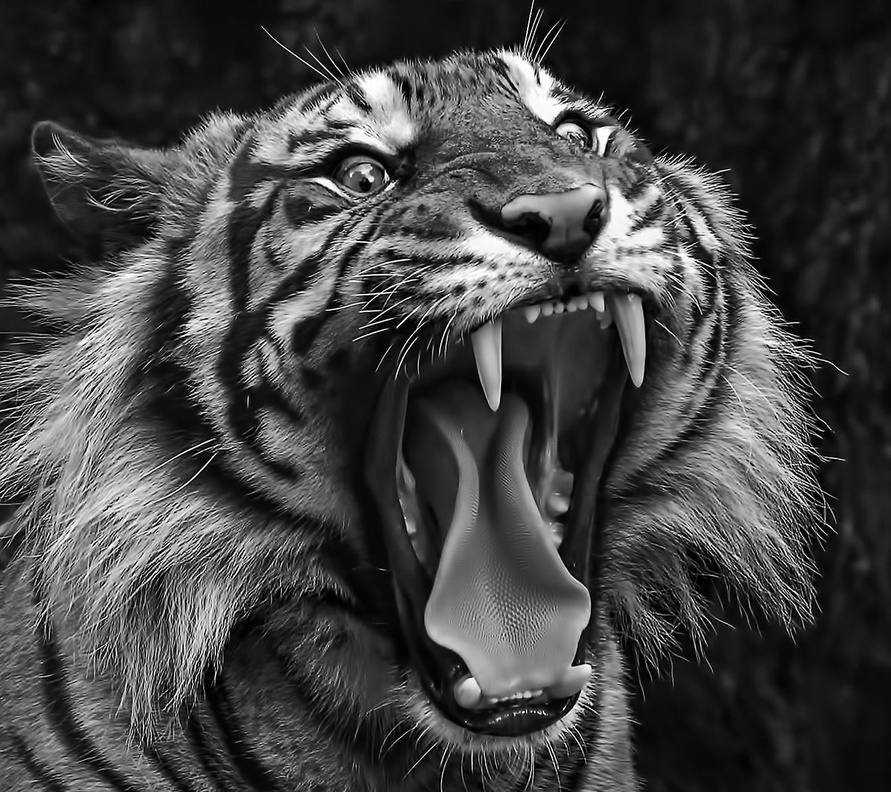
#> input picture Images/task_02/02.jpg, 891 x 792 px, shrunk from 1440 x 1280 before the run, found by its file name
$ python Task02.py
#> lines starting #> are read from the running program, lines starting #| are printed output that depends on the picture
"""
EC7212 – Computer Vision and Image Processing
Take Home Assignment 1 - Task 2
"""

import cv2
import numpy as np
import matplotlib.pyplot as plt
import os


def apply_mean_filter(image, kernel_size):
    return cv2.blur(image, (kernel_size, kernel_size))


def main():
    script_dir = os.path.dirname(os.path.abspath(__file__))
    project_root = os.path.dirname(script_dir)

    # Load image in grayscale
    image_path = os.path.join(project_root, "Images", "task_02", "02.jpg")
    original_image = cv2.imread(image_path, cv2.IMREAD_GRAYSCALE)
#> original_image is the input picture: shape (792, 891); min 0, max 255, mean 68.3

    if original_image is None:
        raise FileNotFoundError(f"Image not found at {image_path}")

    # Apply averaging filters with different kernel sizes
    filtered_3x3 = apply_mean_filter(original_image, 3)
    filtered_10x10 = apply_mean_filter(original_image, 10)
#> call 2 of apply_mean_filter, with kernel_size = 10
#> in apply_mean_filter (call 2), `return cv2.blur(image, (kernel_size, kernel_size))`:
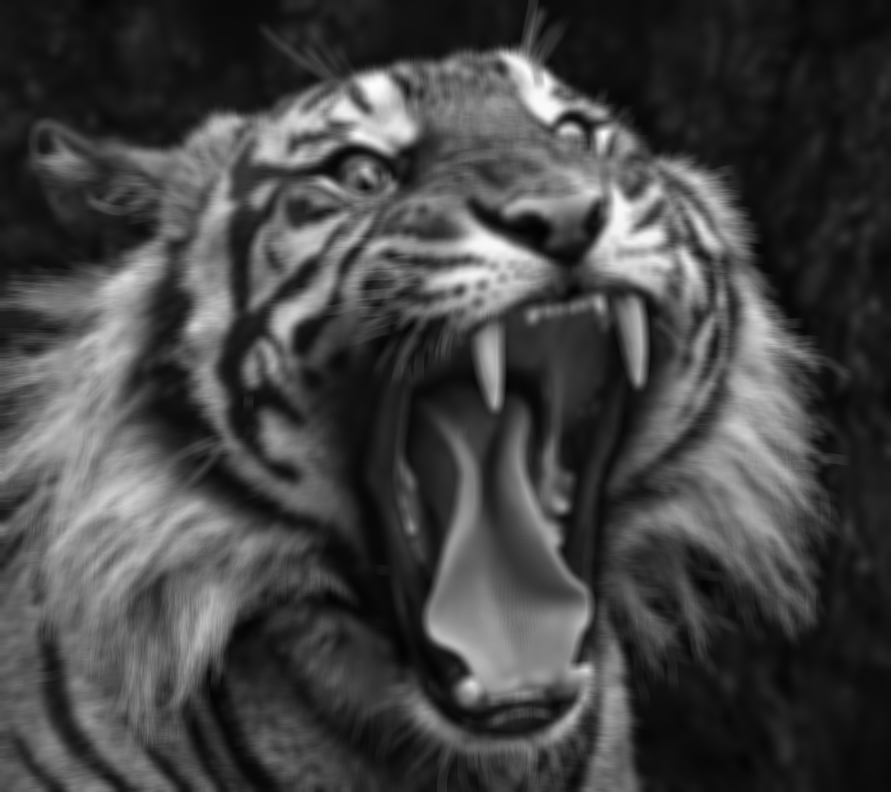
#> returned value: shape (792, 891); min 3, max 252, mean 68.3
    filtered_20x20 = apply_mean_filter(original_image, 20)
#> call 3 of apply_mean_filter, with kernel_size = 20
#> in apply_mean_filter (call 3), `return cv2.blur(image, (kernel_size, kernel_size))`:
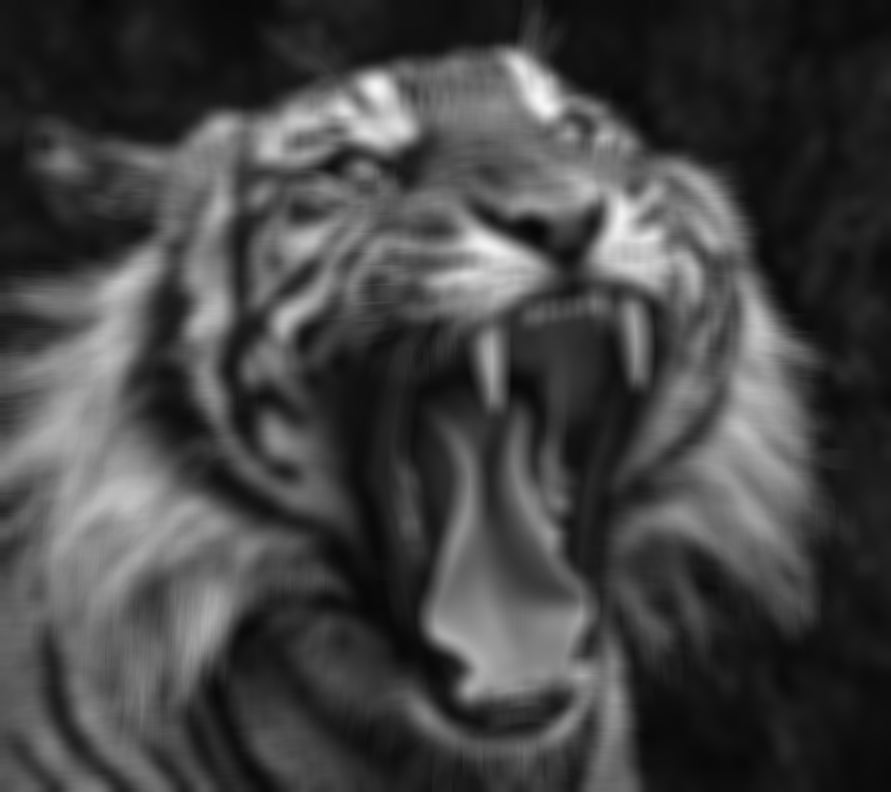
#> returned value: shape (792, 891); min 6, max 246, mean 68.3

    # Prepare data for visualization
    image_titles = ['Original Image', '3×3 Avg Filter', '10×10 Avg Filter', '20×20 Avg Filter']
    processed_images = [original_image, filtered_3x3, filtered_10x10, filtered_20x20]

    # Display the results
    plt.figure(figsize=(16, 4))
    for i in range(4):
        plt.subplot(1, 4, i+1)
        plt.imshow(processed_images[i], cmap='gray')
        plt.title(image_titles[i])
        plt.axis('off')

    plt.tight_layout()
    plt.show()
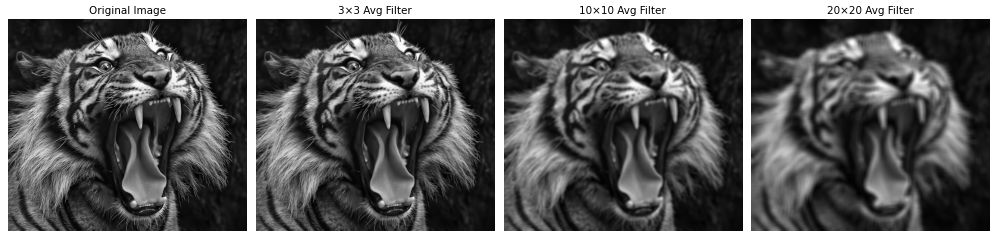
#> figure drawn by matplotlib, 4 panels

    # Create output directory and save results
    results_directory = os.path.join(project_root, "Results", "task_02")
    os.makedirs(results_directory, exist_ok=True)

    # Save smoothed images
    cv2.imwrite(os.path.join(results_directory, "3x3_kernel.png"), filtered_3x3)
    cv2.imwrite(os.path.join(results_directory, "10x10_kernel.png"), filtered_10x10)
    cv2.imwrite(os.path.join(results_directory, "20x20_kernel.png"), filtered_20x20)

    print("Spatial averaging process complete!")
    print(f"Original dimensions: {original_image.shape[1]}×{original_image.shape[0]} pixels")
#| Original dimensions: 891×792 pixels
    print("\nKernel sizes applied:")
    print("  → 3×3 avg filter (light)")
    print("  → 10×10 avg filter (moderate)")
    print("  → 20×20 avg filter (heavy)")
    print(f"Output files saved to: {results_directory}")


if __name__ == "__main__":
    main()
